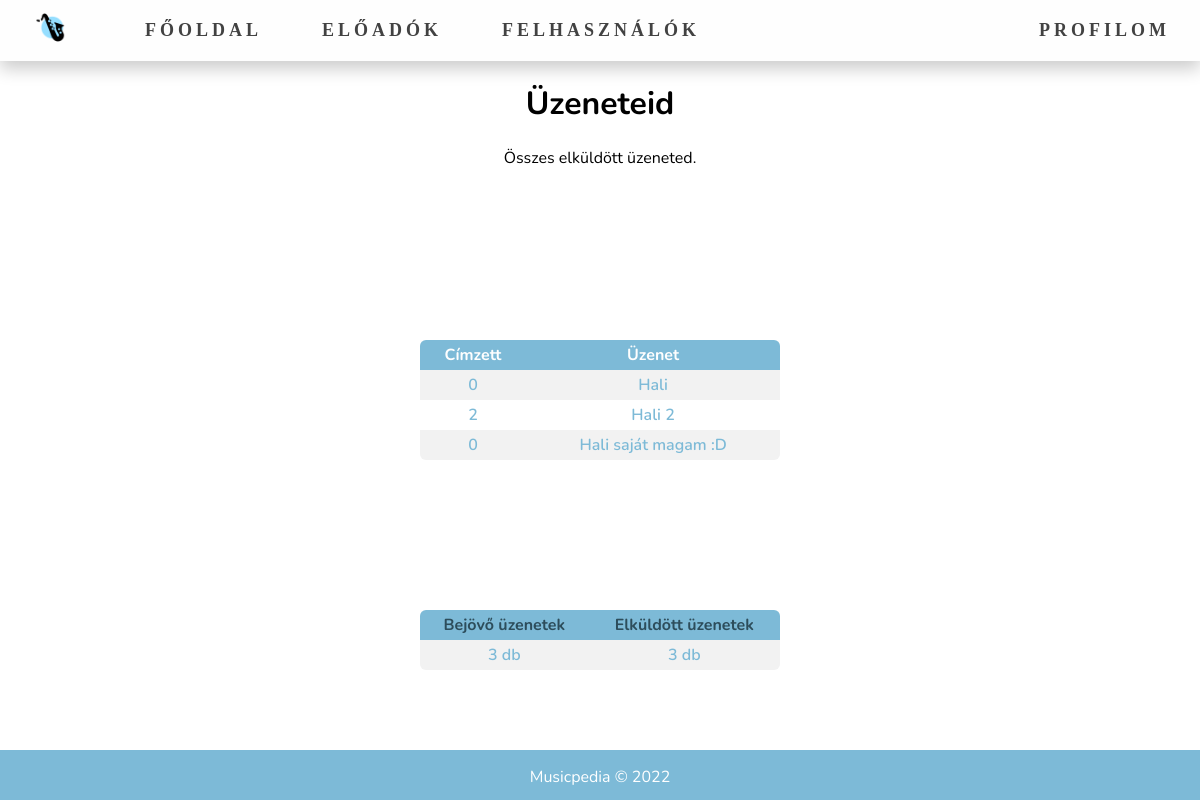
Page /messages_outbox.php (signed in) on the committed database.
### tables this page shows
CREATE TABLE `messages` (
  `id` int(11) NOT NULL COMMENT 'message id',
  `time` datetime NOT NULL COMMENT 'sent at',
  `sender` int(11) NOT NULL COMMENT 'sender',
  `recipient` int(11) NOT NULL COMMENT 'recipient',
  `message` text NOT NULL COMMENT 'message'
);

### messages_outbox.php (the view, shortened to what this page needs)
<!DOCTYPE html>
<html lang="hu">
<head>
    <?php include './includes/head_auth.php'; ?>
</head>
<body>
<?php include './includes/navigation.php'; ?>
<main class="kontener">
    <header>
        <h1 class="header-felhasznalok">Üzeneteid</h1>
        <p>Összes elküldött üzeneted.</p>
    </header>
    <div class="wrapper">
        <?php
        include("./includes/connection.php");
        $sql = 'SELECT recipient AS id, message FROM messages WHERE sender = ?';
        $stmt = $conn->prepare($sql);
        $stmt->bind_param("i", $_SESSION["id"]);
        $stmt->execute();
        $result = $stmt->get_result();
        if ($result->num_rows > 0) {
            echo "<table class='messages-showcase'><tr><th id='messages-to'>Címzett</th><th id='messages-message'>Üzenet</th></tr>";
            while($row = $result->fetch_assoc()) {
                echo "<tr>
                            <td headers='messages-to'>" . $row["id"] . "</td>
                            <td headers='messages-message'>". $row["message"] . "</td>
                        </tr>";
            }
            echo "</table>";
        } else {
            echo "";
        }
        ?>
        <?php
            include("./includes/messages.php");
        ?>
    </div>
</main>
<?php include './includes/footer.php'; ?>
</body>
</html>

### assets/styles/main.css (style rules this page uses)
* { font-family: 'Nunito', 'Open Sans', sans-serif; }
body { margin: 0px; }
.kontener { height: 70vh; margin-bottom: 100px; }
.kontener h1, .kontener p { text-align: center; }
div.wrapper { overflow-x: auto; }
table { position: absolute; top: 50%; left: 50%; transform: translate(-50%, -50%); border-collapse: collapse; width: 30vw; border-radius: 6px; overflow: hidden; }
table.messages-showcase { top: 50%; }
th { text-align: center; background-color: #7dbad7; color: #fefefe; }
td { font-weight: 600; text-align: center; color: #7dbad7; }
th, td { padding: 4px; }
tr:nth-child(even) { background-color: #f2f2f2; }

### assets/styles/animaciok.css (style rules this page uses)
.kontener * { animation: fadein 1.5s; }

### rows in the picture
messages: recipient "0", message "Hali"
messages: recipient "2", message "Hali 2"
messages: recipient "0", message "Hali saját magam :D"

### other values in the picture
$row["bejovo"] "3"
$row["elkuldott"] "3"
